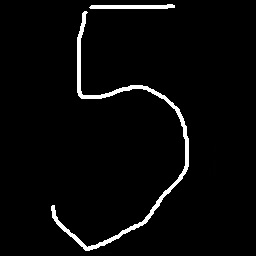
#> input picture 5.jpg, 256 x 256 px
$ jupyter execute 'Digit Example.ipynb'
#> lines starting #> are read from the running program, lines starting #| are printed output that depends on the picture
# Machine Learning - Digit Example

Scikit-learn ist eine freie Software-Bibliothek zum maschinellen Lernen für die Programmiersprache Python. Diese Bibliothek bringt bereits verschiedene Daten zum Trainieren eines neuroanlen Netzes mit.
Im folgenden Beispiel werden wir ein neuronales Netz mit handschriftlichen Zahlen trainieren und eigene Bilder durch unser neuronales Netz prüfen lassen.

## Einlesen der Beispiel Daten

Um die Beispiel Daten nutzen zukönnen, müssen wir die entsprechende Bibliothek **"datasets"** importieren. Anschließend können wir die Daten über die Methode **"load_digits()"** importieren

[cell 1]
from sklearn import datasets

[cell 2]
zahlen = datasets.load_digits()

## Ausgabe der Beispiel Daten

In der Variable **zahlen** sind jetzt ca. 1800 handschriftliche Ziffern mit der Information über die tatsächliche Zahl gespeichert.

* **zahlen.images[]** : Beinhaltet die handschriftlichen Ziffern in Form von Bildern.
* **zahlen.data[]** : Beinhaltet die handschriftlichen Ziffern in einer für unser neuronales Netz erforderlichen Form.
* **zahlen.target[]** : Beinhaltet den zu den handschritlichen Ziffern korrekten Wert.

Für die Ausgabe der handschriftlichen Ziffern als Bild kann die Bibliothek "matplotlib" verwendet werden. Diese importieren wir mit import mit einem Synonym (as plt)

[cell 3]
from matplotlib import pyplot as plt

Anschließend können wir z.B. die ersten 64 Ziffern mit deren Bedeutung über die folgenden Code-Zeilen ausgeben.

[cell 4]
fig = plt.figure(figsize=(6, 6))  # figure size in inches
fig.subplots_adjust(left=0, right=1, bottom=0, top=1, hspace=0.05, wspace=0.05)

for i in range(64):
    ax = fig.add_subplot(8, 8, i + 1, xticks=[], yticks=[])
    ax.imshow(zahlen.images[i], cmap=plt.cm.binary, interpolation='nearest')
    # label the image with the target value
    ax.text(0, 7, str(zahlen.target[i]))
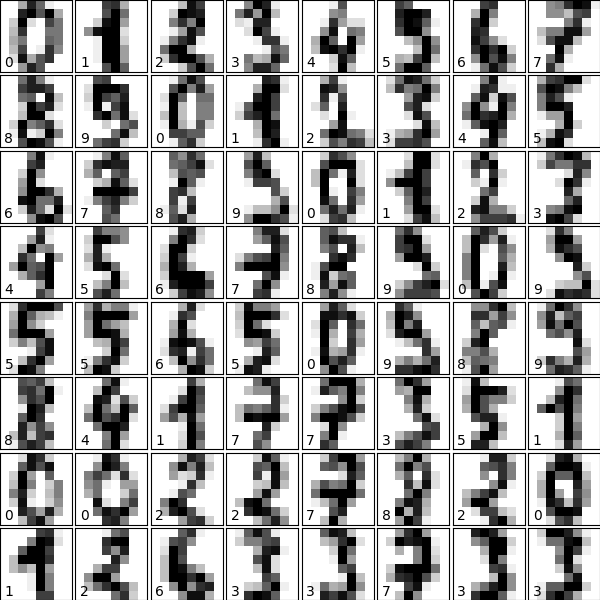
#> figure drawn by matplotlib, 64 panels

Genaus so ist es auch möglich nur einzelne Ziffern aus der variable **zahlen** auszugeben. Hierfür nutzen wir einen Index (beginnt bei 0) in []-Klammern.

[cell 5]
plt.imshow(zahlen.images[1], cmap=plt.cm.gray_r)
plt.show()
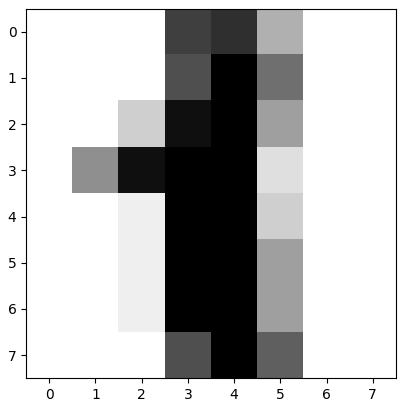
#> figure drawn by matplotlib, 1 panel

Auch wenn für uns Menschen die tatsächliche Ziffer bereits bekannt ist, können wir zur Kontrolle auch die im Datensatz hinterlegte Ziffer prüfen.

[cell 6]
print(zahlen.target[1])

### Aufgabe: Gebe das dritte und 13. Bild wie oben aus.

[cell 7]
# Ausgabe

##  Das neuronale Netz

Das von uns trainierte neuronale Netz basiert auf der Bibilothek **scikit-learn**.

[cell 8]
from sklearn.svm import SVC

Nachdem wir uns ein leeres neuronales Netz über die Methode **SVC** erzeugt haben, können wir dieses mit Hilfe des Befehls **fit()** und unseren Beispieldaten trainieren.

[cell 9]
neuronales_netz = SVC(gamma=0.001)
neuronales_netz.fit(zahlen.data, zahlen.target)

### Testen

Nach dem wir unser neuronales Netz trainiert haben, können wir Bilder auf die jeweilige Ziffer prüfen lassen (**predict**). Hierfür können wir zunächst Bilder aus unseren Beispiel Daten nehmen.

Aus unseren obigen Ergebnissen wissen wir, dass das Bild **zahlen.data[2]** die Ziffer **2** darstellt. Für die Prüfung durch unser neuronales Netz müssen wir die Daten der Bilder zunächst mit dem Befehl **reshape()** umwandeln. Die umgewandelten Bilder speichern wir in der Variable **img**.

[cell 10]
n_samples = len(zahlen.images)
img = zahlen.images.reshape((n_samples,-1))
neuronales_netz.predict([img[2]])

Auch eigene Bilder können gegen unser neuronales Netz getestet werden. Im Verzeichnis liegen hierzu bereits die Bilder *1.png*, *5.jpg* und *8.jpg*. Weitere Bilder können auch hochgeladen werden. Der Dateiname wird in der Variable **filename** hinterlegt.

[cell 11]
from skimage.io import imread
from skimage.exposure import rescale_intensity
from skimage.transform import resize

filename = "5.jpg"
img = resize(imread(filename), (8,8))
img = rescale_intensity(img, out_range=(0, 16))

x_test = [sum(pixel)/3.0 for row in img for pixel in row]
#> x_test = 64 values, max 16 at index 58, min 0 at index 7, mean 3.8
print("The predicted digit is {}".format(neuronales_netz.predict([x_test])))
#| The predicted digit is [5]

Möglicherweise stellen wir bei Test mit eigenen Bildern fest, dass das Ergebnis nicht stimmt. Dies hat mehrere Ursachen:
* Die Anzahl an Trainings-Daten ist mit 1797 relativ gering
* Die geringe Auflösung der Bilder von 8x8 Pixel führt schnell dazu, dass "falsche" Pixel interpretiert werden.

Zur Prüfung, wie unsere eigenen Bilder mit 8x8 Pixel aussehen, können wir diese mit der Bibilothek "matplotlib" anzeigen.

[cell 12]
plt.imshow(img, cmap=plt.cm.gray_r)
plt.show()
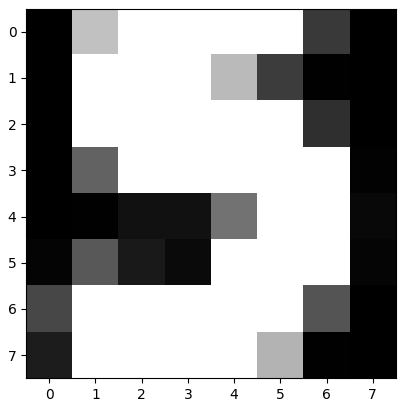
#> figure drawn by matplotlib, 1 panel

$ run again, with 8.jpg copied over 5.jpg
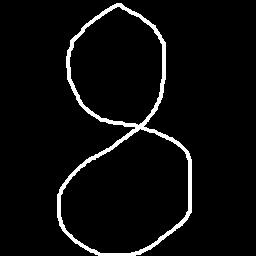
#> input picture 8.jpg, 256 x 256 px
#> x_test = 64 values, max 16 at index 28, min 0 at index 7, mean 4.77
#| The predicted digit is [8]
#> `plt.show()`:
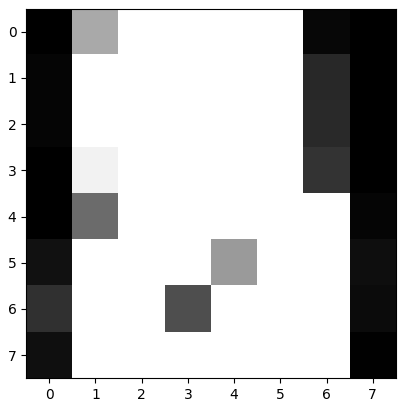
#> figure drawn by matplotlib, 1 panel

$ run again, with 3_black.png saved as 5.jpg
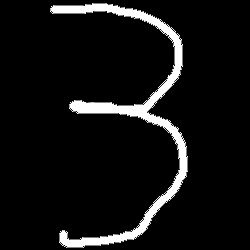
#> input picture 3_black.png, 250 x 250 px
#> x_test = 64 values, max 16 at index 28, min 0 at index 40, mean 3.53
#| The predicted digit is [9]
#> `plt.show()`:
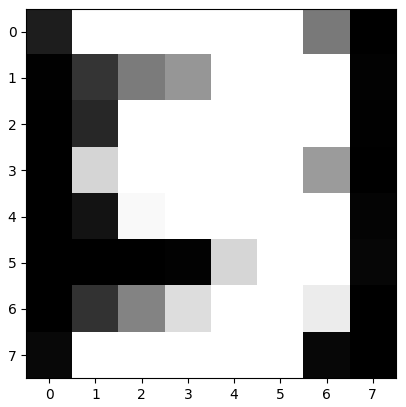
#> figure drawn by matplotlib, 1 panel
